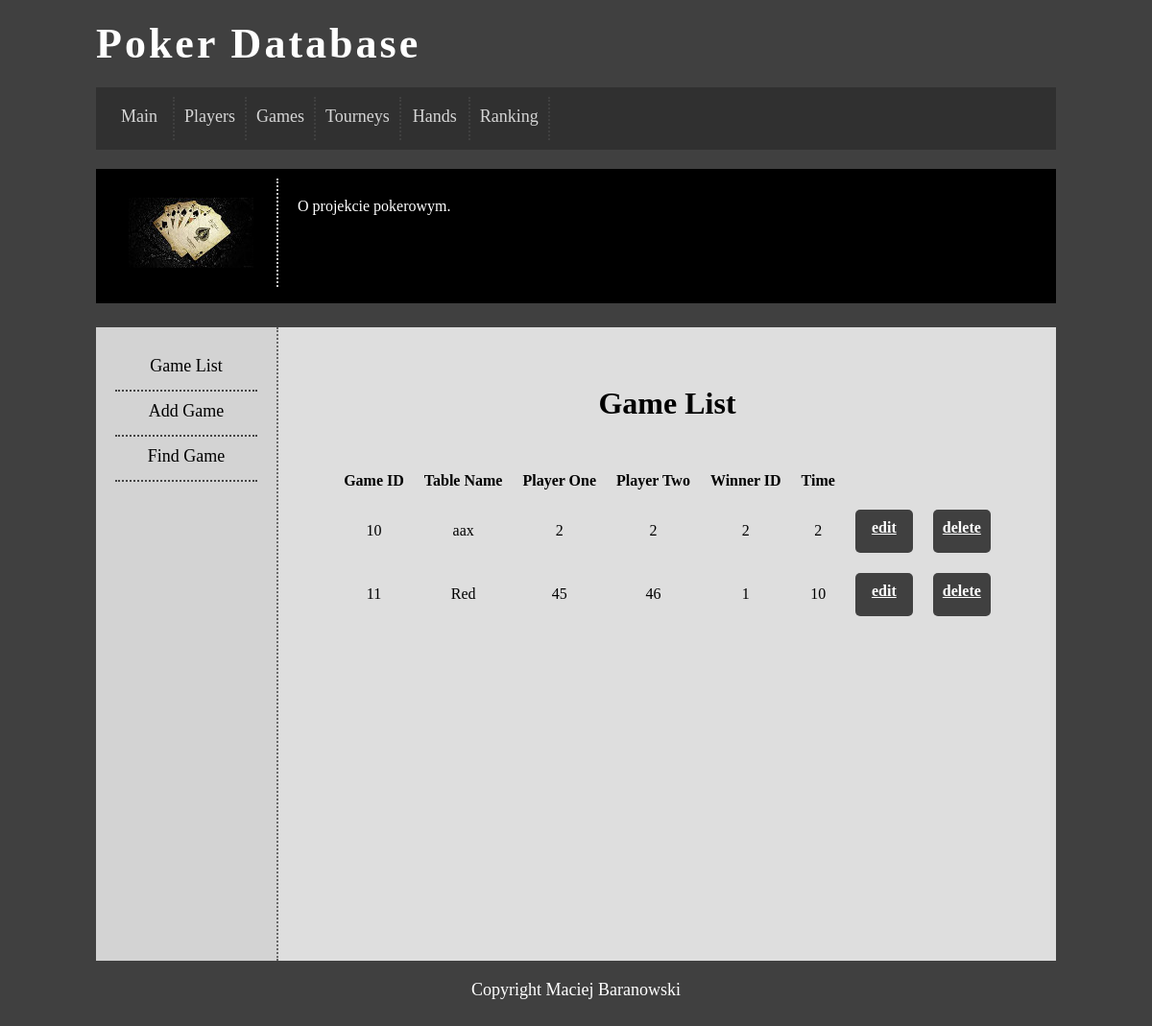
Screenshot of /gamelist.php with the database file from the repository.
### tables this page shows
CREATE TABLE IF NOT EXISTS `rozgrywka` (
  `idgame` int(11) NOT NULL,
  `tablename` text NOT NULL,
  `playerone` int(11) NOT NULL,
  `playertwo` int(11) NOT NULL,
  `gamewinnerid` int(11) NOT NULL,
  `time` int(11) NOT NULL
);

### gamelist.php (the view, shortened to what this page needs)
<html>
<head>
	<link rel="stylesheet" href="style.css" type="text/css" />
</head>
<body>
	<div id="container">
		<div id="logo">
		 Poker Database
		</div>
		<div id="menu">
		<a href='index.php' class="optionlink"><div class="option">Main</div></a>
		<a href='playerlist.php' class="optionlink"><div class="option">Players</div></a>
		<a href='gamelist.php' class="optionlink"><div class="option">Games</div></a>
		<a href='tourneylist.php' class="optionlink"><div class="option">Tourneys</div></a>
		<a href='handlist.php' class="optionlink"><div class="option">Hands</div></a>
		<a href='rankinglist.php' class="optionlink"><div class="option">Ranking</div></a>
		</div>
		<div id="topbar">
			<div id="topbarL">
				<img src="cards.jpeg" />
			</div>
			<div id="topbarR">
				O projekcie pokerowym.
			</div>
		</div>
		<div id="sidebar">
		 <a href='gamelist.php' class="optionlinkS"><div class="optionL">Game List</div></a>
		 <a href='gameadd.php' class="optionlinkS"><div class="optionL">Add Game</div></a>
		 <a href='gamefind.php' class="optionlinkS"><div class="optionL">Find Game</div></a>
		</div>
		<div id="content">
			<h1 align="center"> Game List </h1><br />
			<?php	require_once('db.php');
				$query1 = "SELECT * FROM rozgrywka";
				$response1 = @mysqli_query($dbc, $query1);
			echo '<table align="center"
			cellspacing="5" cellpadding="8">
			<tr>
				<td align="center"><b>Game ID</b></td>
				<td align="center"><b>Table Name</b></td>
				<td align="center"><b>Player One</b></td>
				<td align="center"><b>Player Two</b></td>
				<td align="center"><b>Winner ID</b></td>
				<td align="center"><b>Time</b></td>';
			while($row = mysqli_fetch_array($response1)){
			echo '<tr><td align="center">' .
			$row['0'] . ' </td><td align="center">' .
			$row['1'] . ' </td><td align="center">' .
			$row['2'] . ' </td><td align="center">' .
			$row['3'] . ' </td><td align="center">' .
			$row['4'] . ' </td><td align="center">' .
			$row['5'] . ' </td><td align="center">' .
			"<a href='gameupdate.php?edit=$row[idgame]' class='buttons'>edit</a>" . ' </td><td align="center">' .
			"<a href='deletegame.php?del=$row[idgame]' class='buttons'>delete</a>";
			echo '</tr>';
		}
		echo '</table>';
		?>
	</div>
		<div id="footer">
			Copyright Maciej Baranowski
		</div>
	</div>
</body>
</html>

### style.css (style rules this page uses)
body { background-color: #404040; }
#container { width: 1000px; margin-left: auto; margin-right: auto; }
#logo { color: white; margin-top: 20px; font-size: 44px; letter-spacing: 3px; font-weight: 900; }
#menu { background-color: #303030; margin-top: 20px; color: #ffffff; padding: 10px; text-align: center; }
#topbar { background-color: black; color: white; padding: 10px; margin-top: 20px; margin-bottom: 25px; height: 120px; }
#topbarL { float: left; padding: 20px; width: 138px; text-align: center; border-right: 2px dotted #cccccc; }
#topbarR { float: left; padding: 20px; width: 760px; font-size: 16px; text-align: justify; }
#sidebar { float: left; width: 148px; min-height: 620px; padding: 20px; background-color: lightgray; text-align: center; font-size: 18px; border-right: 2px dotted #666666; }
#content { float: left; padding: 40px; width: 730px; background-color: #dedede; min-height: 580px; text-align: justify; }
#footer { clear: both; color: white; text-align: center; padding: 20px; font-size: 18px; }
.option { float: left; min-width: 50px; height: 25px; font-size: 18px; padding: 10px; border-right: 2px dotted #444444; opacity: 0.8; }
.optionL { font-size:18px; height: 25px; padding: 10px; border-bottom: 2px dotted #444444; }
a.optionlink { color: #ffffff; text-decoration: none; }
a.optionlinkS { color: black; text-decoration: none; }
a.buttons { display: block; width: 40px; height: 25px; background: #404040; padding: 10px; text-align: center; border-radius: 5px; color: white; font-weight: bold; }

### rows the page displays
rozgrywka: idgame "10", tablename "aax", playerone "2", playertwo "2", gamewinnerid "2", time "2"
rozgrywka: idgame "11", tablename "Red", playerone "45", playertwo "46", gamewinnerid "1", time "10"
